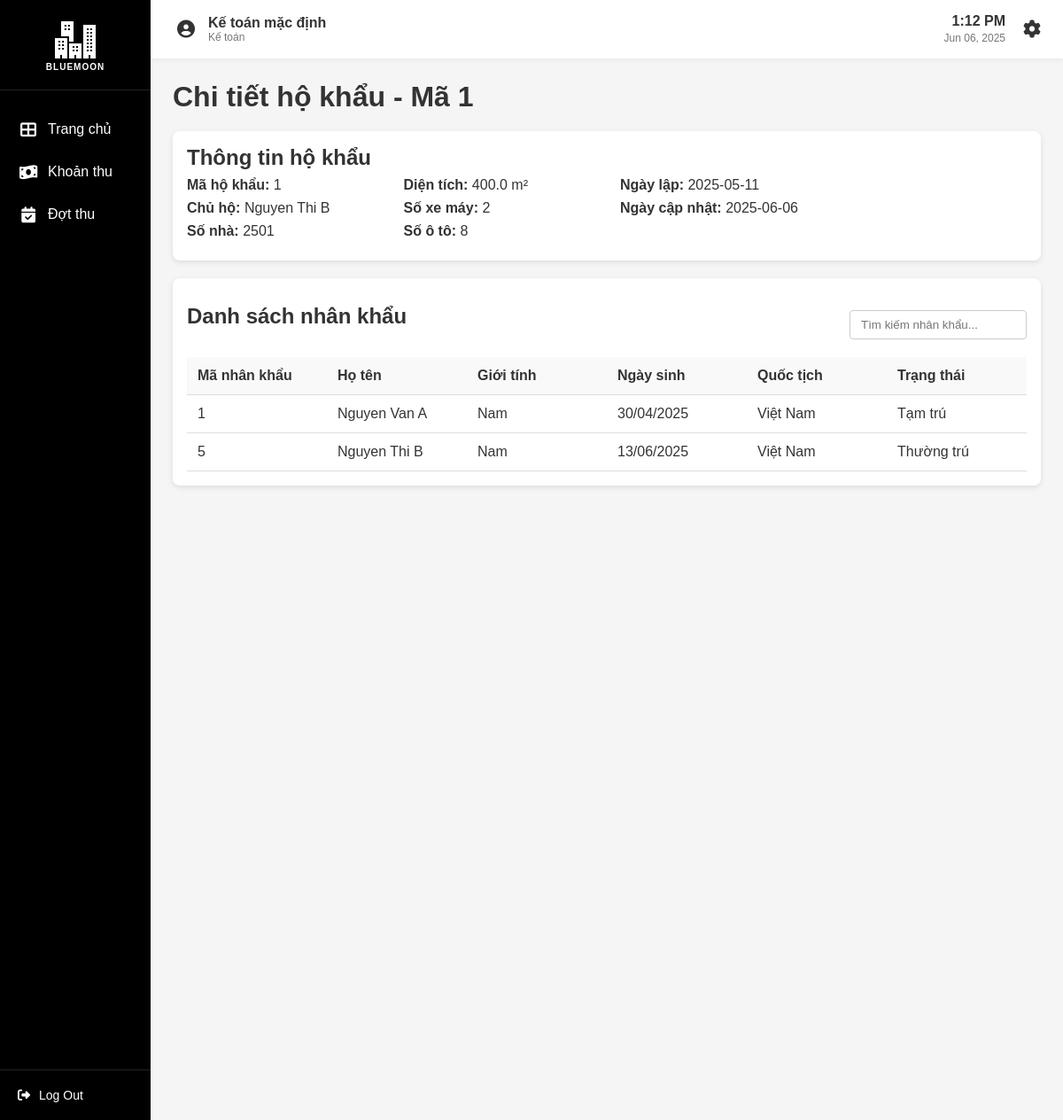
The page /hokhau/1 (signed in) on the database its author committed.
### app/model.py (models this page shows, shortened)
class TaiKhoan(db.Model, UserMixin):
    __tablename__ = 'taikhoan'
    id = db.Column(db.Integer, primary_key=True)
    username = db.Column(db.String(50), unique=True, nullable=False)
    password = db.Column(db.String(100), nullable=False)
    vaiTro = db.Column(db.String(50))
    hoTen = db.Column(db.String(100))
    nopphis = db.relationship('NopPhi', backref='taikhoan', lazy=True)

class HoKhau(db.Model):
    __tablename__ = 'hokhau'
    maHoKhau = db.Column(db.Integer, primary_key=True)
    chuHo = db.Column(db.Integer, nullable=False)
    soNha = db.Column(db.String(25), nullable=False)
    ngayLap = db.Column(db.Date)
    ngayCapNhat = db.Column(db.Date)
    dienTich = db.Column(db.Float, nullable=False)
    xeMay = db.Column(db.Integer, default=0)
    oTo = db.Column(db.Integer, default=0)
    lichsuhokhau = db.relationship('LichSuHoKhau', backref='hokhau', lazy=True)
    nhankhau = db.relationship('NhanKhau', backref='hokhau', lazy=True)

class NhanKhau(db.Model):
    __tablename__ = 'nhankhau'
    maNhanKhau = db.Column(db.Integer, primary_key=True)
    hoTen = db.Column(db.String(100), nullable=False)
    ngaySinh = db.Column(db.Date)
    gioiTinh = db.Column(db.String(10))
    quocTich = db.Column(db.String(100))
    noiSinh = db.Column(db.String(100))
    cmnd = db.Column(db.String(25))
    qhVoiChuHo = db.Column(db.String(50))
    trangThai = db.Column(db.String(50))        # 'Thường trú', 'Tạm trú', 'Tạm vắng'
    maHoKhau = db.Column(db.Integer, db.ForeignKey('hokhau.maHoKhau'))
    lichsuhokhau = db.relationship('LichSuHoKhau', backref='nhankhau', lazy=True)
    tamtrutamvang = db.relationship('TamTruTamVang', backref='nhankhau', lazy=True)

### app/routes/hokhau_routes.py (the view)
@hk.route('/hokhau/<int:maHoKhau>', methods=['GET'])
@login_required
def hokhau_chitiet(maHoKhau):
    hokhau = HoKhauService.get_hokhau_by_id(maHoKhau)
    nhankhaus = NhanKhauService.get_nhankhau_by_hoKhau(maHoKhau)
    if not hokhau:
        flash('Không tìm thấy hộ khẩu', 'danger')
        return redirect(url_for('hk.hokhau'))
    chu_ho = None
    if hokhau and hokhau.chuHo != 0:
        for nk in nhankhaus:
            if nk.maNhanKhau == hokhau.chuHo:
                chu_ho = nk.hoTen
                break
    return render_template('hokhau_chitiet.html', hokhau=hokhau, nhankhaus=nhankhaus, chu_ho=chu_ho)

### app/services/hokhau_service.py (called while the page is built)
    @staticmethod
    def get_hokhau_by_id(id):
        return HoKhau.query.get(id)

    @staticmethod
    def get_nhankhau_by_hoKhau(maHoKhau):
        return NhanKhau.query.filter_by(maHoKhau=maHoKhau).all()

### app/templates/hokhau_chitiet.html (shortened to what this page needs)
{% extends "base.html" %}
{% block extra_css %}
<link rel="stylesheet" href="/static/css/hokhau.css">
<link rel="stylesheet" href="/static/css/nhankhau.css">
{% endblock %}
{% block content %}
<div class="container">
    <h1>Chi tiết hộ khẩu - Mã {{ hokhau.maHoKhau }}</h1>
    <div class="card">
        <div class="card-header">
            <h2>Thông tin hộ khẩu</h2>
        </div>
        <div class="card-body info-grid">
            <div class="info-column">
                <p><strong>Mã hộ khẩu:</strong> {{ hokhau.maHoKhau }}</p>
                <p><strong>Chủ hộ:</strong>
                    {% if hokhau.chuHo == 0 %}
                        BlueMoon
                    {% else %}
                        {{ chu_ho if chu_ho else 'Không xác định' }}
                    {% endif %}
                </p>
                <p><strong>Số nhà:</strong> {{ hokhau.soNha }}</p>
            </div>
            <div class="info-column">
                <p><strong>Diện tích:</strong> {{ hokhau.dienTich }} m²</p>
                <p><strong>Số xe máy:</strong> {{ hokhau.xeMay }}</p>
                <p><strong>Số ô tô:</strong> {{ hokhau.oTo }}</p>
            </div>
            <div class="info-column">
                <p><strong>Ngày lập:</strong> {{ hokhau.ngayLap }}</p>
                <p><strong>Ngày cập nhật:</strong> {{ hokhau.ngayCapNhat }}</p>
            </div>
        </div>
    </div>
    <div class="card mt-4">
        <div class="card-header">
            <div class="header-row">
                <h2>Danh sách nhân khẩu</h2>
                <div class="search-container">
                    <input type="text" id="searchMembers" class="search-box" placeholder="Tìm kiếm nhân khẩu...">
                </div>
            </div>
        </div>
        <div class="card-body">
            <table class="account-table">
                <thead>
                    <tr>
                        <th>Mã nhân khẩu</th>
                        <th>Họ tên</th>
                        <th>Giới tính</th>
                        <th>Ngày sinh</th>
                        <th>Quốc tịch</th>
                        <th>Trạng thái</th>
                    </tr>
                </thead>
                <tbody>
                    {% for nk in nhankhaus %}
                        {% if nk.maHoKhau == hokhau.maHoKhau %}
                            <tr class="hokhau-row visible">
                                <td>{{ nk.maNhanKhau }}</td>
                                <td>{{ nk.hoTen }}</td>
                                <td>{{ nk.gioiTinh }}</td>
                                <td>{{ nk.ngaySinh.strftime('%d/%m/%Y') }}</td>
                                <td>{{ nk.quocTich }}</td>
                                <td>{{ nk.trangThai }}</td>
                            </tr>
                        {% endif %}
                    {% endfor %}
                </tbody>
            </table>
        </div>
    </div>
</div>
{% endblock %}

### app/templates/base.html (shortened to what this page needs)
<!DOCTYPE html>
<html lang="en">
<head>
    <link rel="stylesheet" href="/static/css/base.css">
    <link rel="stylesheet" href="https://cdnjs.cloudflare.com/ajax/libs/font-awesome/6.4.0/css/all.min.css">
    {% block extra_css %}{% endblock %}
</head>
<body>
    <div class="container">
        <div class="sidebar">
            <div class="logo">
                <img src="/static/images/apartment_white.png" alt="BlueMoon">
                <div class="logo-text"><span class="library-text">BLUEMOON</span></div>
            </div>
            <nav class="sidebar-menu">
                <ul>
                    <li>
                        <a href="{{ url_for('auth.home') }}" class="menu-item {% if request.endpoint == 'auth.home' %}active{% endif %}">
                            <i class="fas fa-th-large"></i>
                            <span>Trang chủ</span>
                        </a>
                    </li>
                    {% if current_user.vaiTro == 'admin' %}
                        <li>
                            <a href="{{ url_for('user.taikhoan') }}" class="menu-item {% if request.endpoint == 'user.taikhoan' %}active{% endif %}">
                                <i class="fas fa-user"></i>
                                <span>Tài khoản</span>
                            </a>
                        </li>
                        <li>
                            <a href="{{ url_for('hk.hokhau') }}" class="menu-item {% if request.endpoint == 'hk.hokhau' %}active{% endif %}">
                                <i class="fas fa-house"></i>
                                <span>Hộ khẩu</span>
                            </a>
                        </li>
                        <li>
                            <a href="{{ url_for('hk.tamtrutamvang') }}" class="menu-item {% if request.endpoint == 'hk.tamtrutamvang' %}active{% endif %}">
                                <i class="fas fa-user-clock"></i>
                                <span>Tạm trú/vắng</span>
                            </a>
                        </li>
                        <li>
                            <a href="{{ url_for('hk.lichsuhokhau') }}" class="menu-item {% if request.endpoint == 'hk.lichsuhokhau' %}active{% endif %}">
                                <i class="fas fa-history"></i>
                                <span>Lịch sử</span>
                            </a>
                        </li>
                    {% elif current_user.vaiTro == 'Kế toán' %}
                        <li>
                            <a href="{{ url_for('tp.khoanthu') }}" class="menu-item {% if request.endpoint == 'tp.khoanthu' %}active{% endif %}">
                                <i class="fas fa-money-bill-wave"></i>
                                <span>Khoản thu</span>
                            </a>
                        </li>
                        <li>
                            <a href="{{ url_for('tp.dotthu') }}" class="menu-item {% if request.endpoint == 'tp.khoanthu' %}active{% endif %}">
                                <i class="fas fa-calendar-check"></i>
                                <span>Đợt thu</span>
                            </a>
                        </li>
                    {% endif %}
                </ul>
            </nav>
            <div class="sidebar-footer">
                <a href="{{ url_for('auth.logout') }}" class="logout-btn">
                    <i class="fas fa-sign-out-alt"></i>
                    <span>Log Out</span>
                </a>
            </div>
        </div>
        <div class="main-content">
            <header class="top-header">
                <div class="user-info">
                    <div class="user-avatar">
                        <i class="fas fa-user-circle"></i>
                    </div>
                    <div class="user-details">
                        <div class="user-name">{{ current_user.hoTen if current_user else 'KháchKhách' }}</div>
                        <div class="user-role">{{ current_user.vaiTro if current_user else '' }}</div>
                    </div>
                </div>
                <div class="header-right">
                    <div class="datetime">
                        <span class="time">{{ current_time }}</span>
                        <span class="date">{{ current_date }}</span>
                    </div>
                    <div class="settings">
                        <a href="#">
                            <i class="fas fa-cog"></i>
                        </a>
                    </div>
                </div>
            </header>
            <div class="content">
                {% block content %}{% endblock %}
            </div>
        </div>
    </div>
</body>
</html>

### app/static/css/base.css (style rules this page uses)
* { margin: 0; padding: 0; box-sizing: border-box; font-family: 'Arial', sans-serif; }
body { background-color: #f5f5f5; color: #333; }
.container { display: flex; height: 100vh; width: 100%; }
.sidebar { width: 170px; height: 100vh; background-color: #000; color: white; display: flex; flex-direction: column; position: fixed; left: 0; top: 0; }
.logo { padding: 20px 15px; border-bottom: 1px solid #222; display: flex; flex-direction: column; align-items: center; text-align: center; }
.logo img { width: 50px; margin-bottom: 5px; }
.logo-text { font-size: 18px; font-weight: bold; color: white; display: block; }
.library-text { font-size: 10px; display: block; margin-top: -5px; text-transform: uppercase; letter-spacing: 1px; }
.sidebar-menu { flex-grow: 1; padding-top: 20px; }
.sidebar-menu ul { list-style: none; }
.menu-item { display: flex; align-items: center; padding: 15px 20px; color: white; text-decoration: none; transition: all 0.3s; }
.menu-item i { margin-right: 10px; font-size: 18px; width: 24px; text-align: center; }
.sidebar-footer { padding: 20px; border-top: 1px solid #222; }
.logout-btn { display: flex; align-items: center; color: white; text-decoration: none; font-size: 14px; }
.logout-btn i { margin-right: 10px; }
.main-content { flex-grow: 1; margin-left: 170px; width: calc(100% - 170px); overflow-y: auto; }
.top-header { background-color: #fff; padding: 15px 25px; display: flex; justify-content: space-between; align-items: center; box-shadow: 0 2px 5px rgba(0,0,0,0.05); }
.user-info { display: flex; align-items: center; }
.user-avatar { width: 30px; height: 30px; border-radius: 50%; margin-right: 10px; display: flex; align-items: center; justify-content: center; color: #333; font-size: 20px; }
.user-details { display: flex; flex-direction: column; }
.user-name { font-weight: bold; font-size: 16px; }
.user-role { font-size: 12px; color: #777; }
.header-right { display: flex; align-items: center; }
.datetime { margin-right: 20px; text-align: right; }
.time { font-weight: bold; font-size: 16px; display: block; }
.date { font-size: 12px; color: #777; }
.settings i { font-size: 20px; color: #333; }
.content { padding: 25px; }

### app/static/css/hokhau.css (style rules this page uses)
.header-row { display: flex; justify-content: space-between; align-items: center; margin-bottom: 20px; }
.search-container { margin-top: 20px; display: flex; gap: 10px; align-items: center; }
.search-box { padding: 8px 12px; width: 220px; border: 1px solid #ccc; border-radius: 6px; }
.card { width: 100%; background-color: #fff; padding: 16px; border-radius: 8px; box-shadow: 0 2px 6px rgba(0,0,0,0.1); margin-top: 20px; }
.account-table { width: 100%; border-collapse: collapse; table-layout: fixed; }
.account-table th, .account-table td { padding: 12px; border-bottom: 1px solid #ddd; text-align: left; white-space: nowrap; overflow: hidden; text-overflow: ellipsis; }
.account-table th { background-color: #f9f9f9; font-weight: 600; }
.container { display: flex; flex-direction: column; height: 100vh; width: 100%; }
.hokhau-row { display: none; }
.hokhau-row.visible { display: table-row; }
.info-grid { display: flex; justify-content: space-between; align-items: flex-start; gap: 30px; flex-wrap: wrap; }
.info-column { flex: 1; min-width: 200px; }
.info-column p { margin: 8px 0; font-size: 16px; }

### app/static/css/nhankhau.css (style rules this page uses)
.search-container { display: flex; align-items: center; gap: 10px; }
.search-box { padding: 8px 12px; border: 1px solid #ccc; border-radius: 4px; width: 200px; }

### rows shown on the page
TaiKhoan: hoTen "Kế toán mặc định", vaiTro "Kế toán"
HoKhau: maHoKhau "1", soNha "2501", dienTich "400.0", xeMay "2", oTo "8", ngayLap "2025-05-11", ngayCapNhat "2025-06-06"
NhanKhau: hoTen "Nguyen Thi B", maNhanKhau "5", gioiTinh "Nam", ngaySinh "13/06/2025", quocTich "Việt Nam", trangThai "Thường trú"
NhanKhau: maNhanKhau "1", hoTen "Nguyen Van A", gioiTinh "Nam", ngaySinh "30/04/2025", quocTich "Việt Nam", trangThai "Tạm trú"
